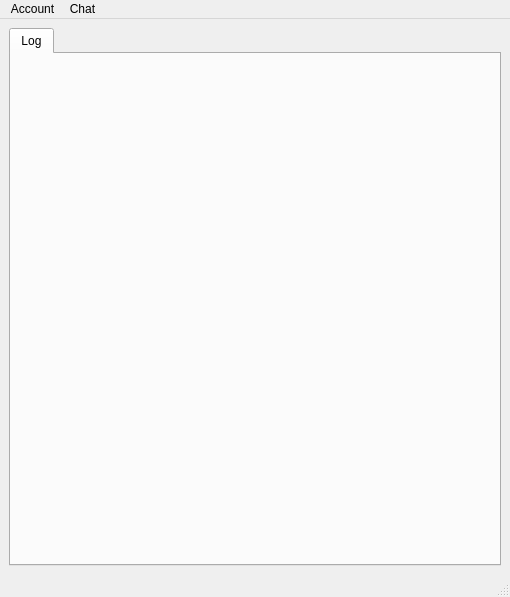
<ui version="4.0" >
 <author></author>
 <comment></comment>
 <exportmacro></exportmacro>
 <class>MainWindow</class>
 <widget class="QMainWindow" name="MainWindow" >
  <property name="geometry" >
   <rect>
    <x>0</x>
    <y>0</y>
    <width>510</width>
    <height>597</height>
   </rect>
  </property>
  <widget class="QWidget" name="centralwidget" >
   <layout class="QGridLayout" >
    <property name="margin" >
     <number>9</number>
    </property>
    <property name="spacing" >
     <number>6</number>
    </property>
    <item row="1" column="0" colspan="3" >
     <widget class="QTabWidget" name="tabWidget" >
      <property name="currentIndex" >
       <number>0</number>
      </property>
      <widget class="QWidget" name="logTab" >
       <attribute name="title" >
        <string>Log</string>
       </attribute>
      </widget>
     </widget>
    </item>
   </layout>
  </widget>
  <widget class="QMenuBar" name="menubar" >
   <property name="geometry" >
    <rect>
     <x>0</x>
     <y>0</y>
     <width>510</width>
     <height>19</height>
    </rect>
   </property>
   <widget class="QMenu" name="menuWengoChat" >
    <property name="title" >
     <string>WengoChat</string>
    </property>
   </widget>
   <widget class="QMenu" name="menuChat" >
    <property name="title" >
     <string>Chat</string>
    </property>
    <addaction name="actionStart_a_chat" />
   </widget>
   <widget class="QMenu" name="menuAccount" >
    <property name="title" >
     <string>Account</string>
    </property>
    <addaction name="actionManage_account" />
   </widget>
   <addaction name="menuAccount" />
   <addaction name="menuChat" />
  </widget>
  <widget class="QStatusBar" name="statusbar" />
  <action name="actionManage_account" >
   <property name="text" >
    <string>Manage account...</string>
   </property>
  </action>
  <action name="actionStart_a_chat" >
   <property name="text" >
    <string>Start a chat...</string>
   </property>
  </action>
 </widget>
 <pixmapfunction></pixmapfunction>
 <resources/>
 <connections/>
</ui>
